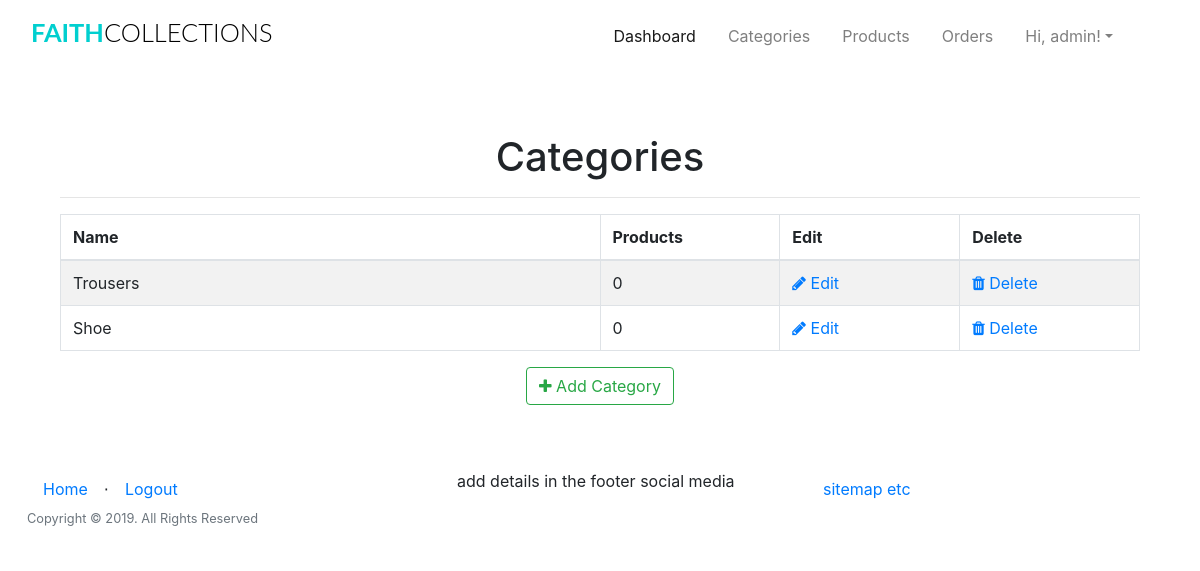
Page /admin/categories (signed in) on the committed database.
### app/models.py (models this page shows, shortened)
class User(UserMixin, db.Model):
	__tablename__="user"
	id = db.Column(db.Integer, primary_key=True)
	firstname = db.Column(db.String(24), index=True)
	lastname = db.Column(db.String(24), index=True)
	email = db.Column(db.String(50), index=True, unique=True)
	password_hash = db.Column(db.String)
	phonenumber = db.Column(db.String(18), index=True, unique=True)
	is_admin = db.Column(db.Boolean, default = False)
	order = db.relationship('Order', secondary=association_table, backref='my_orders', lazy='dynamic')
	kart = db.relationship('Kart', uselist=False, backref='user_kart')
	shipping_info = db.relationship('ShippingInfo', backref='role',lazy='dynamic')

class Categories(db.Model):
	id = db.Column(db.Integer, primary_key=True)
	category_name  = db.Column(db.String(20), index = True)
	product = db.relationship('Products', backref='products_categories')

### app/admin/routes.py (the view)
@admin.route('/categories', methods = ['GET','POST'])
@login_required
def list_categories():
	check_admin()
	categories = Categories.query.all()
	return render_template('admin/categories/categories.html', title = "Product Categories",
		categories = categories)

### app/admin/routes.py (called while the page is built)
def check_admin():
	if not current_user.is_admin:
		abort(403)

### app/models.py (called while the page is built)
@login_manager.user_loader
def load_user(id):
    return User.query.get(int(id))

### app/templates/admin/categories/categories.html (shortened to what this page needs)
{% extends "base.html" %}
{% block head %}
<head>
    <link href="//maxcdn.bootstrapcdn.com/font-awesome/4.1.0/css/font-awesome.min.css" rel="stylesheet">
</head>
{%endblock head%}
{% block body %}
<div class="container">
  <div class="outer">
    <div class="middle">
      <div class="inner">
        <br/>
        <br/>
        <h1 style="text-align:center;">Categories</h1>
        {% if categories %}
          <hr class="intro-divider">
            <table class="table table-striped table-bordered">
              <thead>
                <tr>
                  <th width="45%"> Name </th>
                  <th width="15%"> Products</th>
                  <th width="15%"> Edit </th>
                  <th width="15%"> Delete </th>
                </tr>
              </thead>
              <tbody>
              {% for category in categories %}
                <tr>
                  <td> {{ category.category_name }} </td>
                    {% if category.product == [] %}
                    <td>
                      0
                    </td>
                  {% endif %}
                  <td>
                    <a href="{{ url_for('admin.edit_category', id=category.id) }}">
                      <i class="fa fa-pencil"></i> Edit
                    </a>
                  </td>
                  <td>
                    <a href="{{ url_for('admin.delete_category', id=category.id) }}">
                      <i class="fa fa-trash"></i> Delete
                    </a>
                  </td>
                </tr>
              {% endfor %}
              </tbody>
            </table>
          <div style="text-align: center">
        {% else %}
          <div style="text-align: center">
            <h3> No categories have been added. </h3>
            <hr class="intro-divider">
        {% endif %}
          <a href="{{ url_for('admin.add_category') }}" class="btn btn-outline-success">
            <i class="fa fa-plus"></i>
            Add Category
          </a>
        </div>
      </div>
    </div>
  </div>
</div>
{% endblock %}

### app/templates/base.html (shortened to what this page needs)
<html>
    <head>
        <link href="{{ url_for('static', filename='css/bootstrap.min.css') }}"rel="stylesheet">
        <link href="{{ url_for('static', filename='css/st.css') }}"rel="stylesheet">
        {%block head%}
        {%endblock head%}
    </head>
    <body>
            <div class="container-fluid mt-1 mb-3">
                <nav class="navbar navbar-expand-lg navbar-light">
                    <h1 class="brand_name">
                        <a class="navbar-brand" href="{{ url_for('home.homepage') }}">Faith<span>Collections</span></a>
                    </h1>
                    <div class="collapse navbar-collapse" id="navbarTogglerDemo03">
                    <ul class="navbar-nav ml-auto mr-5 mt-2 mt-lg-0">
                            {% if current_user.is_authenticated %}
                            {% if current_user.is_admin %}
                            <li class="nav-item ml-3">
                              <a class="nav-link active" href="{{ url_for('home.admin_dashboard') }}">Dashboard</a>
                            </li>
                            <li class="nav-item ml-3">
                              <a class="nav-link" href="{{ url_for('admin.list_categories') }}">Categories</a>
                            </li>
                            <li class="nav-item ml-3">
                              <a class="nav-link" href="{{ url_for('admin.list_products') }}">Products</a>
                            </li>
                            <li class="nav-item ml-3">
                              <a class="nav-link" href="#" >Orders</a>
                            </li>
                            {% else %}
                              <li class="nav-item ml-3">
                                <a class="nav-link" href="{{ url_for('users.cart') }}">Cart<span class="badge badge-light">{{ count }}</span></a>
                              </li>
                              {% endif %}
                              <li class="nav-item dropdown ml-3">
                                    <a class="nav-link dropdown-toggle" data-toggle="dropdown" href="#" role="button" aria-haspopup="true" aria-expanded="false">
                                        Hi, {{ current_user.firstname }}!</a>
                                  </li>
                                    {% endif %}
                    </ul>
                    </div>
                </nav>
            </div>
    <div class=" container">
            {% block body %}
            {% endblock %}
    </div>
    <div class="push"></div>
    <div class="container-fluid">
        <footer>
                <div class="row">
                        <div class="col">
                                <ul class="nav">
                                    <li class=" nav-item" ><a class="nav-link" href="{{ url_for('home.homepage') }}">Home</a></li>
                                    <li class="footer-menu-divider mt-2">⋅</li>
                                    {% if current_user.is_authenticated %}
                                        <li class=" nav-item" ><a class="nav-link" href="{{ url_for('auth.logout') }}">Logout</a></li>
                                    {% else %}
                                        <li class=" nav-item" ><a class="nav-link" href="{{ url_for('auth.register') }}">Register</a></li>
                                        <li class="footer-menu-divider mt-2">⋅</li>
                                        <li class=" nav-item" ><a class="nav-link" href="{{ url_for('auth.login') }}">Login</a></li>
                                    {% endif %}
                                </ul>
                                <p class="copyright text-muted small">Copyright © 2019. All Rights Reserved</p>
                        </div>
                        <div class="col">
                                <ul class="d-inline-block">
                                 <li class="d-inline-block">add details in the footer</li>
                                 <li class="d-inline-block">social media</li>
                                </ul>
                        </div>
                        <div class="col">
                            <ul class="nav">
                            <li class="d-inline-block"><a class="nav-link" href="#">sitemap etc</a></li>
                            </ul>
                        </div>
                </div>
        </footer>
    </div>
    </body>
</html>

### app/static/css/st.css (style rules this page uses)
.brand_name .navbar-brand { font-size:1.59rem; text-transform: uppercase; font-family: 'Lato', sans-serif; font-weight: 700; color: #333; }
.brand_name >.navbar-brand { color:#01CFCF; text-decoration: none; }
.brand_name >.navbar-brand span { color: #000; font-weight: 300; }
.push { height:4em; }
.row { margin-left: auto; margin-right: auto; margin-bottom: 20px; }
.row:after { content: ""; display: table; clear: both; }
.row .col { float: left; -webkit-box-sizing: border-box; box-sizing: border-box; padding: 0 0.75rem; min-height: 1px; }

### rows in the picture
User: firstname "admin"
Categories: category_name "Trousers"
Categories: category_name "Shoe"
